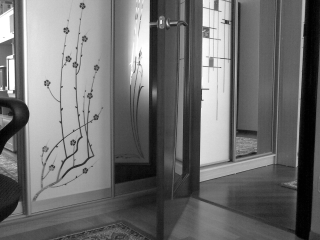
#> input picture reports/Дз/Задание №3/img4_1.bmp, 320 x 240 px, found by its file name
$ jupyter execute --allow-errors CV_HW3.ipynb
#> lines starting #> are read from the running program, lines starting #| are printed output that depends on the picture; after the words box and inside, x2 and y2 are one past the last pixel; in counts of white or black regions, pixels touching at a corner belong together
[cell 1]
import numpy as np
import cv2
import matplotlib.pyplot as plt

[cell 2]
img1 = cv2.imread('img4_1.bmp')
#> img1 is the input picture: shape (240, 320, 3); min 1, max 255, mean 111.2
gray = cv2.cvtColor(img1,cv2.COLOR_BGR2GRAY)
gray = np.float32(gray)
dst1 = cv2.cornerHarris(gray,2,3,0.04)

# result is dilated for marking the corners, not important
dst1 = cv2.dilate(dst1,None)
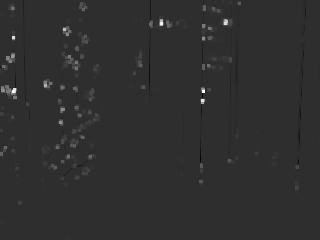
#> dst1: shape (240, 320) float32; min -7137947, max 32098124, mean 189152.2; drawn with min black and max white

# Threshold for an optimal value, it may vary depending on the image.
img1[dst1>0.01*dst1.max()]=[0,0,255]
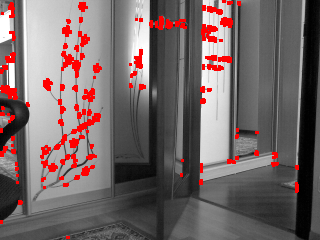
#> img1: shape (240, 320, 3); 5.89% of pixels changed, all inside (x1, y1, x2, y2) = (0, 0, 299, 239)

[cell 3]
plt.imshow(img1)
fig = plt.gcf()
fig.set_size_inches(10, 5)
plt.show()

[cell 4]
img2 = cv2.imread('img4_2.bmp')
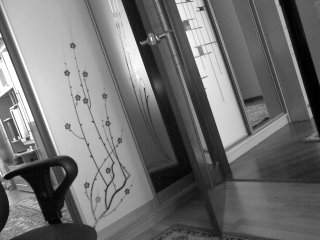
#> input picture reports/Дз/Задание №3/img4_2.bmp, 320 x 240 px, found by its file name
#> img2 is the input picture: shape (240, 320, 3); min 1, max 255, mean 112.4
gray = cv2.cvtColor(img2,cv2.COLOR_BGR2GRAY)
gray = np.float32(gray)
dst2 = cv2.cornerHarris(gray,2,3,0.04)
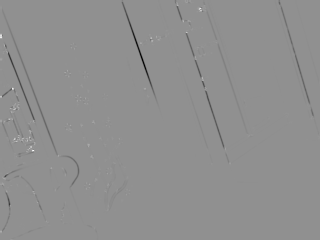
#> dst2: shape (240, 320) float32; min -44444804, max 33932664, mean -223096; drawn with min black and max white

# result is dilated for marking the corners, not important
dst2 = cv2.dilate(dst2,None)
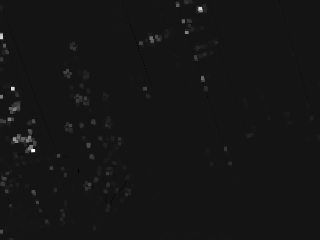
#> dst2: shape (240, 320) float32; min -3001264, max 33932664, mean 171754.5; drawn with min black and max white

# Threshold for an optimal value, it may vary depending on the image.
img2[dst2>0.01*dst2.max()]=[0,0,255]
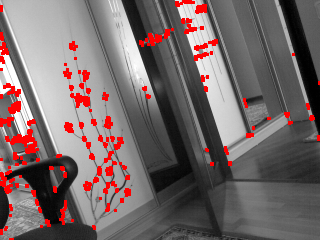
#> img2: shape (240, 320, 3); 5.73% of pixels changed, all inside (x1, y1, x2, y2) = (0, 0, 320, 240)

[cell 5]
plt.imshow(img2)
fig = plt.gcf()
fig.set_size_inches(10, 5)
plt.show()

[cell 6]
# Initiate ORB detector
orb = cv2.ORB_create()

# find the keypoints and descriptors with ORB
kp1, des1 = orb.detectAndCompute(img1,None)
#> kp1 = 439 keypoints; strongest (x, y, size): (206, 91, 31), (208, 66, 31), (207, 39, 31), (139, 50, 31)
kp2, des2 = orb.detectAndCompute(img2,None)
#> kp2 = 433 keypoints; strongest (x, y, size): (195, 48, 31), (196, 48, 37.2), (210, 52, 31), (31, 118, 31)

# create BFMatcher object
bf = cv2.BFMatcher(cv2.NORM_HAMMING, crossCheck=True)

# Match descriptors.
matches = bf.match(des1,des2)
#> matches = 182 matches

# Sort them in the order of their distance.
matches = sorted(matches, key = lambda x:x.distance)

# Draw first 10 matches.
img3 = cv2.drawMatches(img1,kp1,img2,kp2,matches[:10],None,flags=cv2.DrawMatchesFlags_NOT_DRAW_SINGLE_POINTS)
plt.imshow(img3)
fig = plt.gcf()
fig.set_size_inches(18.5, 10.5)
plt.show()

[cell 7]
# Try to draw all matches.
img3 = cv2.drawMatches(img1,kp1,img2,kp2,matches,None,flags=cv2.DrawMatchesFlags_NOT_DRAW_SINGLE_POINTS)
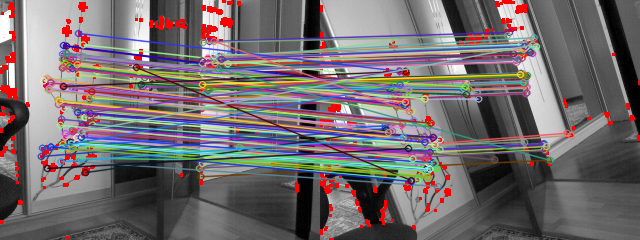
#> img3: shape (240, 640, 3); mean B, G, R 110.2, 107.7, 115.6
plt.imshow(img3)
fig = plt.gcf()
fig.set_size_inches(18.5, 10.5)
plt.show()

[cell 8]
import numpy as np
import cv2
import matplotlib.pyplot as plt

imgL = cv2.imread('left.png',0)
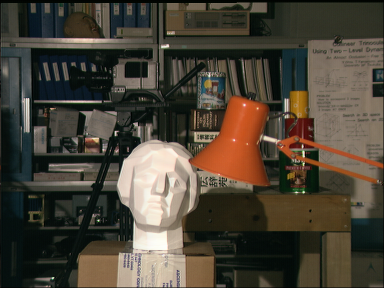
#> input picture reports/Лр/left.png, 384 x 288 px, found by its file name
#> imgL: shape (288, 384); min 0, max 253, mean 67.8
imgR = cv2.imread('right.png',0)
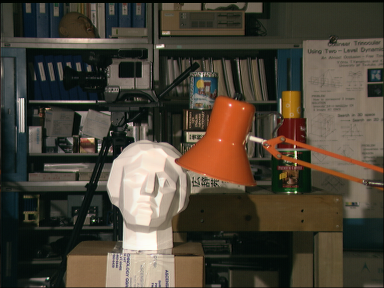
#> input picture reports/Лр/right.png, 384 x 288 px, found by its file name
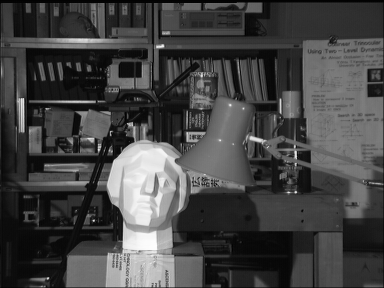
#> imgR: shape (288, 384); min 0, max 253, mean 68.2

#> (the rest of this cell did not finish here and is left out)
